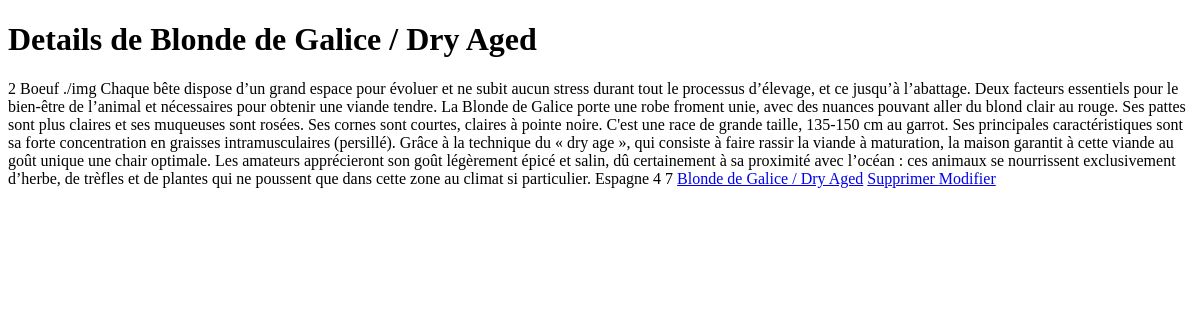
Before: /app/backOffice/details.php?id=2 with the older database file.
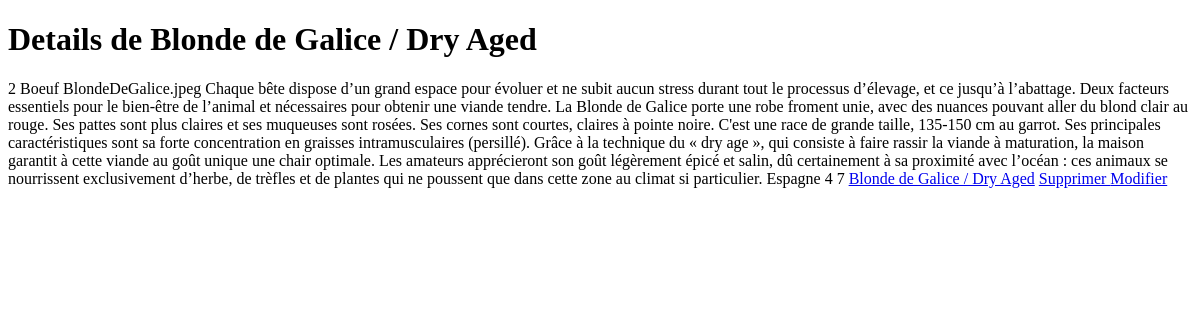
After: the same page with the newer database file.
### tables this page shows
CREATE TABLE meat (
  id INT PRIMARY KEY,
  nom VARCHAR(90),
  categorie VARCHAR (40),
  image VARCHAR(90),
  elevage TEXT,
  morphologie TEXT,
  plaisirDesYeux TEXT,
  degustation TEXT,
  origine VARCHAR(90),
  prix INT,
  note INT,
  stock INT
);

### app/backOffice/details.php (the view, shortened to what this page needs)
<?php
require_once "connexion.php";
$request = 'SELECT
`id`,
`nom`,
`categorie`,
`image`,
`elevage`,
`morphologie`,
`plaisirDesYeux`,
`degustation`,
`origine`,
`prix`,
`note`,
`stock`
FROM
  `meat`
WHERE
`id` = :id
;';
$stmt = $connection->prepare($request);
$stmt->bindValue(':id', $_GET['id']);
$stmt->execute();
$row = $stmt->fetch(PDO::FETCH_ASSOC);
?>
<!doctype html>
<html lang="en">
<head>
</head>
<body>
<h1> Details de <?=$row['nom'] ?></h1>
<tr>
    <td><?=$row['id']?></td>
    <td><?=$row['categorie']?></td>
    <td><?=$row['image']?></td>
    <td><?=$row['elevage']?></td>
    <td><?=$row['morphologie']?></td>
    <td><?=$row['plaisirDesYeux']?></td>
    <td><?=$row['degustation']?></td>
    <td><?=$row['origine']?></td>
    <td><?=$row['note']?></td>
    <td><?=$row['stock']?></td>
    <td><a href="details.php?id=<?=$row['id']?>"><?=$row['nom']?></a></td>
    <td>
        <a href="delete.php?id=<?=$row['id']?>"> Supprimer </a>
        <a href="edit.php?id=<?=$row['id']?>"> Modifier </a>
    </td>
</tr>
</body>

Changed rows visible on the page:
changed meat "Blonde de Galice / Dry Aged": image "./img" → "BlondeDeGalice.jpeg"
